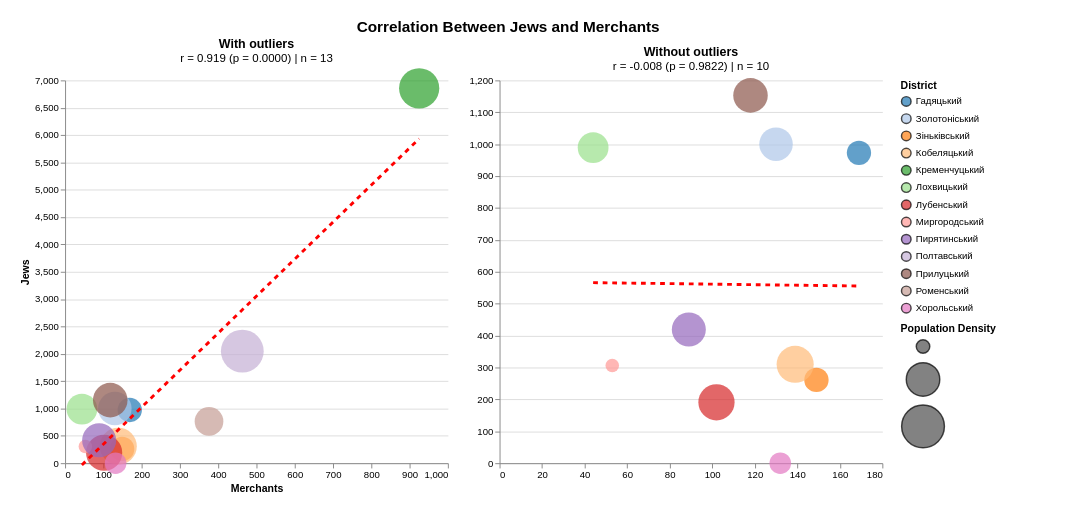

Here is the notebook cell this chart was saved with:
### Markdown cell above
*Let's take a closer look at the correlation with merchants...*

### Code cell
#creating two scatter plots representing the correlation -- with and without the outliers

#creating hover selection
hover = alt.selection_point(
    fields=["district"],
    on="mouseover",
    nearest=True,
    empty=False
)

#chart 1 (with outliers)
base_orig = alt.Chart(correlation_data_merchants).encode(
    x=alt.X("Купці:Q", 
            title="Merchants", #number of merchants on the x-axis
            axis=alt.Axis(grid=False)),
    y=alt.Y("Євреї:Q", 
            title="Jews", #number of Jews on the y-axis
            axis=alt.Axis(grid=True),
            scale=alt.Scale(domain=[0, 7000]))  #setting y-axis domain (had negative start by default)
)

scatter_orig = base_orig.mark_circle(opacity=0.7, stroke="black", strokeWidth=0).encode(
    size=alt.Size("population_density:Q", 
                  title="Population Density",
                  scale=alt.Scale(domain=[
                      correlation_data_merchants["population_density"].min(),
                      correlation_data_merchants["population_density"].max() #setting the circle scale domain
                  ], range=[200, 2000]),
                  legend=alt.Legend(
                      symbolLimit=3, #limiting the legend so that it doesn't take too much space
                      values=[
                          correlation_data_merchants["population_density"].min(),
                          correlation_data_merchants["population_density"].median(),
                          correlation_data_merchants["population_density"].max() #size of examples in the legend
                      ],
                      labelExpr="''",
                      orient="right", #legend placement
                      direction="vertical"
                  )),
    color=alt.Color("district:N", 
                    title="District",
                    scale=alt.Scale(scheme="category20"), 
                    legend=alt.Legend(
                        orient="right",
                        columns=1
                    )),
    strokeWidth=alt.condition(hover, alt.value(1), alt.value(0)), #stroke width changes when you hover
    tooltip=[
        alt.Tooltip("district:N", title="District"),
        alt.Tooltip("Купці:Q", title="Merchants"),
        alt.Tooltip("Євреї:Q", title="Jews"),
        alt.Tooltip("population_density:Q", title="Density", format=".2f")
    ]
).add_params(
    hover
)

#adding district labels on hover for original chart
text_orig = base_orig.mark_text(
    align="left",
    dx=7,
    dy=-25, #shifting the text until it's perfectly visible
    fontSize=11,
    fontWeight="bold"
).encode(
    text="district:N",
    opacity=alt.condition(hover, alt.value(0.8), alt.value(0)) #text disappears when you don't hover
).transform_filter(
    hover
)

#trend line 1
trend_orig = base_orig.mark_line(color="red", strokeDash=[5, 5], size=3).transform_regression(
    "Купці", "Євреї"
)

#combining chart features
chart_orig = (scatter_orig + text_orig + trend_orig).properties(
    width=400,
    height=400,
    title={
        "text": "With outliers",
        "subtitle": f"r = {pearson_corr_merchants_orig:.3f} (p = {pearson_p_merchants_orig:.4f}) | n = {len(correlation_data_merchants)}"
    }
)

#chart 2 (without outliers)
base_clean = alt.Chart(correlation_data_merchants_clean).encode(
    x=alt.X("Купці:Q", 
            title=None,
            axis=alt.Axis(grid=False)), #number of merchants on the x-axis
    y=alt.Y("Євреї:Q", 
            title=None,
            axis=alt.Axis(grid=True)) #number of Jews on the y-axis
)

scatter_clean = base_clean.mark_circle(opacity=0.7, stroke="black", strokeWidth=0).encode(
    size=alt.Size("population_density:Q", 
                  title="Population Density",
                  scale=alt.Scale(domain=[
                      correlation_data_merchants_clean["population_density"].min(),
                      correlation_data_merchants_clean["population_density"].max() #setting the circle scale domain
                  ], range=[200, 2000])),
    color=alt.Color("district:N", 
                    title="District",
                    scale=alt.Scale(scheme="category20")), #same colors
    strokeWidth=alt.condition(hover, alt.value(1), alt.value(0)), #stroke changes when you hover
    tooltip=[
        alt.Tooltip("district:N", title="District"),
        alt.Tooltip("Купці:Q", title="Merchants"),
        alt.Tooltip("Євреї:Q", title="Jews"),
        alt.Tooltip("population_density:Q", title="Density", format=".2f")
    ]
).add_params(
    hover
)

#district labels on hover for clean chart
text_clean = base_clean.mark_text(
    align="left",
    dx=7,
    dy=-25, #shifting the text until it's perfectly visible
    fontSize=11,
    fontWeight="bold"
).encode(
    text="district:N",
    opacity=alt.condition(hover, alt.value(0.8), alt.value(0)) #text disappears when you don't hover
).transform_filter(
    hover
)

#trend line 2
trend_clean = base_clean.mark_line(color="red", strokeDash=[5, 5], size=3).transform_regression(
    "Купці", "Євреї"
)

#combining features of the 2nd chart
chart_clean = (scatter_clean + text_clean + trend_clean).properties(
    width=400,
    height=400,
    title={
        "text": "Without outliers",
        "subtitle": f"r = {pearson_corr_merchants_clean:.3f} (p = {pearson_p_merchants_clean:.4f}) | n = {len(correlation_data_merchants_clean)}"
    }
)

#placing the 2 charts side by side
combined_chart = (chart_orig | chart_clean).properties(
    title={
        "text": "Correlation Between Jews and Merchants",
        "fontSize": 16,
        "anchor": "middle"
    }
).configure_concat(
    spacing=100
).configure(
    padding={"left": 20, "top": 20, "right": 100, "bottom": 20}, #adjusting appearence
    view={"strokeWidth": 0},
)

display(combined_chart)

### Figure 1 — Vega-Lite specification as saved in the notebook (floating-point values rounded to 4 significant figures)
{"$schema": "https://vega.github.io/schema/vega-lite/v5.20.1.json", "config": {"padding": {"bottom": 20, "left": 20, "right": 100, "top": 20}, "view": {"continuousHeight": 300, "continuousWidth": 300, "strokeWidth": 0}}, "datasets": {"data-2ca387e10ef9ba1e65045c29025cef9a": [{"district": "Гадяцький", "population_density": 7.586, "Євреї": 973, "Купці": 169}, {"district": "Зіньківський", "population_density": 7.592, "Євреї": 261, "Купці": 149}, {"district": "Золотоніський", "population_density": 8.532, "Євреї": 1000, "Купці": 130}, {"district": "Кобеляцький", "population_density": 8.982, "Євреї": 310, "Купці": 139}, {"district": "Кременчуцький", "population_density": 9.414, "Євреї": 6855, "Купці": 925}, {"district": "Лохвицький", "population_density": 8.221, "Євреї": 989, "Купці": 44}, {"district": "Лубенський", "population_density": 8.871, "Євреї": 191, "Купці": 102}, {"district": "Миргородський", "population_density": 6.86, "Євреї": 306, "Купці": 53}, {"district": "Полтавський", "population_density": 9.795, "Євреї": 2049, "Купці": 463}, {"district": "Прилуцький", "population_density": 8.657, "Євреї": 1153, "Купці": 118}, {"district": "Пирятинський", "population_density": 8.595, "Євреї": 419, "Купці": 89}, {"district": "Роменський", "population_density": 8.0, "Євреї": 764, "Купці": 376}, {"district": "Хорольський", "population_density": 7.363, "Євреї": 0, "Купці": 132}], "data-8f5900c2667c0ca96f1411fe57a2d1cc": [{"district": "Гадяцький", "population_density": 7.586, "Євреї": 973, "Купці": 169}, {"district": "Зіньківський", "population_density": 7.592, "Євреї": 261, "Купці": 149}, {"district": "Золотоніський", "population_density": 8.532, "Євреї": 1000, "Купці": 130}, {"district": "Кобеляцький", "population_density": 8.982, "Євреї": 310, "Купці": 139}, {"district": "Лохвицький", "population_density": 8.221, "Євреї": 989, "Купці": 44}, {"district": "Лубенський", "population_density": 8.871, "Євреї": 191, "Купці": 102}, {"district": "Миргородський", "population_density": 6.86, "Євреї": 306, "Купці": 53}, {"district": "Прилуцький", "population_density": 8.657, "Євреї": 1153, "Купці": 118}, {"district": "Пирятинський", "population_density": 8.595, "Євреї": 419, "Купці": 89}, {"district": "Хорольський", "population_density": 7.363, "Євреї": 0, "Купці": 132}]}, "hconcat": [{"data": {"name": "data-2ca387e10ef9ba1e65045c29025cef9a"}, "height": 400, "layer": [{"encoding": {"color": {"field": "district", "legend": {"columns": 1, "orient": "right"}, "scale": {"scheme": "category20"}, "title": "District", "type": "nominal"}, "size": {"field": "population_density", "legend": {"direction": "vertical", "labelExpr": "''", "orient": "right", "symbolLimit": 3, "values": [6.86, 8.532, 9.795]}, "scale": {"domain": [6.86, 9.795], "range": [200, 2000]}, "title": "Population Density", "type": "quantitative"}, "strokeWidth": {"condition": {"empty": false, "param": "param_9", "value": 1}, "value": 0}, "tooltip": [{"field": "district", "title": "District", "type": "nominal"}, {"field": "Купці", "title": "Merchants", "type": "quantitative"}, {"field": "Євреї", "title": "Jews", "type": "quantitative"}, {"field": "population_density", "format": ".2f", "title": "Density", "type": "quantitative"}], "x": {"axis": {"grid": false}, "field": "Купці", "title": "Merchants", "type": "quantitative"}, "y": {"axis": {"grid": true}, "field": "Євреї", "scale": {"domain": [0, 7000]}, "title": "Jews", "type": "quantitative"}}, "mark": {"opacity": 0.7, "stroke": "black", "strokeWidth": 0, "type": "circle"}, "name": "view_7"}, {"encoding": {"opacity": {"condition": {"empty": false, "param": "param_9", "value": 0.8}, "value": 0}, "text": {"field": "district", "type": "nominal"}, "x": {"axis": {"grid": false}, "field": "Купці", "title": "Merchants", "type": "quantitative"}, "y": {"axis": {"grid": true}, "field": "Євреї", "scale": {"domain": [0, 7000]}, "title": "Jews", "type": "quantitative"}}, "mark": {"align": "left", "dx": 7, "dy": -25, "fontSize": 11, "fontWeight": "bold", "type": "text"}, "transform": [{"filter": {"empty": false, "param": "param_9"}}]}, {"encoding": {"x": {"axis": {"grid": false}, "field": "Купці", "title": "Merchants", "type": "quantitative"}, "y": {"axis": {"grid": true}, "field": "Євреї", "scale": {"domain": [0, 7000]}, "title": "Jews", "type": "quantitative"}}, "mark": {"color": "red", "size": 3, "strokeDash": [5, 5], "type": "line"}, "transform": [{"on": "Купці", "regression": "Євреї"}]}], "title": {"subtitle": "r = 0.919 (p = 0.0000) | n = 13", "text": "With outliers"}, "width": 400}, {"data": {"name": "data-8f5900c2667c0ca96f1411fe57a2d1cc"}, "height": 400, "layer": [{"encoding": {"color": {"field": "district", "scale": {"scheme": "category20"}, "title": "District", "type": "nominal"}, "size": {"field": "population_density", "scale": {"domain": [6.86, 8.982], "range": [200, 2000]}, "title": "Population Density", "type": "quantitative"}, "strokeWidth": {"condition": {"empty": false, "param": "param_9", "value": 1}, "value": 0}, "tooltip": [{"field": "district", "title": "District", "type": "nominal"}, {"field": "Купці", "title": "Merchants", "type": "quantitative"}, {"field": "Євреї", "title": "Jews", "type": "quantitative"}, {"field": "population_density", "format": ".2f", "title": "Density", "type": "quantitative"}], "x": {"axis": {"grid": false}, "field": "Купці", "title": null, "type": "quantitative"}, "y": {"axis": {"grid": true}, "field": "Євреї", "title": null, "type": "quantitative"}}, "mark": {"opacity": 0.7, "stroke": "black", "strokeWidth": 0, "type": "circle"}, "name": "view_8"}, {"encoding": {"opacity": {"condition": {"empty": false, "param": "param_9", "value": 0.8}, "value": 0}, "text": {"field": "district", "type": "nominal"}, "x": {"axis": {"grid": false}, "field": "Купці", "title": null, "type": "quantitative"}, "y": {"axis": {"grid": true}, "field": "Євреї", "title": null, "type": "quantitative"}}, "mark": {"align": "left", "dx": 7, "dy": -25, "fontSize": 11, "fontWeight": "bold", "type": "text"}, "transform": [{"filter": {"empty": false, "param": "param_9"}}]}, {"encoding": {"x": {"axis": {"grid": false}, "field": "Купці", "title": null, "type": "quantitative"}, "y": {"axis": {"grid": true}, "field": "Євреї", "title": null, "type": "quantitative"}}, "mark": {"color": "red", "size": 3, "strokeDash": [5, 5], "type": "line"}, "transform": [{"on": "Купці", "regression": "Євреї"}]}], "title": {"subtitle": "r = -0.008 (p = 0.9822) | n = 10", "text": "Without outliers"}, "width": 400}], "params": [{"name": "param_9", "select": {"fields": ["district"], "nearest": true, "on": "mouseover", "type": "point"}, "views": ["view_7", "view_8"]}], "title": {"anchor": "middle", "fontSize": 16, "text": "Correlation Between Jews and Merchants"}}
